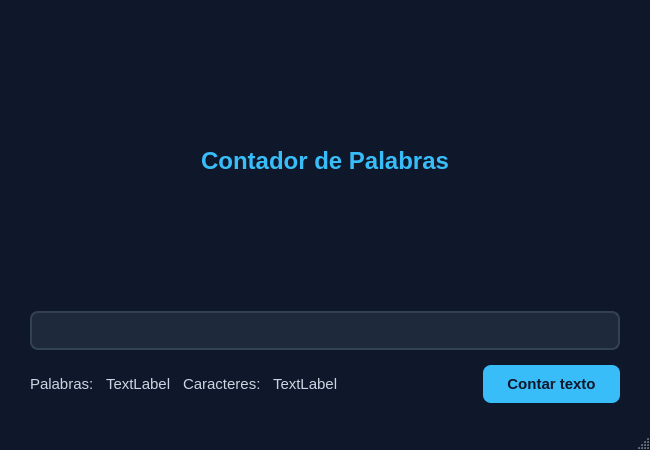
<?xml version="1.0" encoding="UTF-8"?>
<ui version="4.0">
 <class>MainWindow</class>
 <widget class="QMainWindow" name="MainWindow">
  <property name="geometry">
   <rect>
    <x>0</x>
    <y>0</y>
    <width>650</width>
    <height>450</height>
   </rect>
  </property>
  <property name="windowTitle">
   <string>Contador de Palabras y Caracteres</string>
  </property>
  <property name="styleSheet">
   <string notr="true">
    QMainWindow { background-color: #0F172A; }
    QLabel { color: #CBD5E1; font-family: Segoe UI; font-size: 15px; }
    QLabel#label { color: #38BDF8; font-size: 24px; font-weight: bold; }
    QTextEdit { background-color: #1E293B; border: 2px solid #334155; border-radius: 10px; padding: 12px; font-family: Segoe UI; font-size: 15px; color: #F8FAFC; }
    QTextEdit:focus { border: 2px solid #38BDF8; background-color: #0B1120; }
    QLineEdit { background-color: #1E293B; border: 2px solid #334155; border-radius: 8px; padding: 6px; font-weight: bold; color: #10B981; font-size: 18px; }
    QPushButton { background-color: #38BDF8; color: #0F172A; border: none; border-radius: 8px; padding: 10px 24px; font-family: Segoe UI; font-size: 15px; font-weight: bold; }
    QPushButton:hover { background-color: #7DD3FC; }
    QPushButton:pressed { background-color: #0284C7; color: white; }
   </string>
  </property>
  <widget class="QWidget" name="centralwidget">
   <layout class="QVBoxLayout" name="verticalLayout">
    <property name="spacing">
     <number>15</number>
    </property>
    <property name="leftMargin">
     <number>30</number>
    </property>
    <property name="topMargin">
     <number>25</number>
    </property>
    <property name="rightMargin">
     <number>30</number>
    </property>
    <property name="bottomMargin">
     <number>25</number>
    </property>
    <item>
     <widget class="QLabel" name="label">
      <property name="text">
       <string>Contador de Palabras</string>
      </property>
      <property name="alignment">
       <set>Qt::AlignCenter</set>
      </property>
     </widget>
    </item>
    <item>
     <widget class="QLineEdit" name="edtCaracteres"/>
    </item>
    <item>
     <layout class="QHBoxLayout" name="horizontalLayout">
      <property name="spacing">
       <number>12</number>
      </property>
      <item>
       <widget class="QLabel" name="label_2">
        <property name="text">
         <string>Palabras:</string>
        </property>
       </widget>
      </item>
      <item>
       <widget class="QLabel" name="tvPalabras">
        <property name="text">
         <string>TextLabel</string>
        </property>
       </widget>
      </item>
      <item>
       <widget class="QLabel" name="label_3">
        <property name="text">
         <string>Caracteres:</string>
        </property>
       </widget>
      </item>
      <item>
       <widget class="QLabel" name="tvCaracteres">
        <property name="text">
         <string>TextLabel</string>
        </property>
       </widget>
      </item>
      <item>
       <spacer name="horizontalSpacer">
        <property name="orientation">
         <enum>Qt::Horizontal</enum>
        </property>
        <property name="sizeHint" stdset="0">
         <size>
          <width>40</width>
          <height>20</height>
         </size>
        </property>
       </spacer>
      </item>
      <item>
       <widget class="QPushButton" name="btnContar">
        <property name="cursor">
         <cursorShape>PointingHandCursor</cursorShape>
        </property>
        <property name="text">
         <string>Contar texto</string>
        </property>
       </widget>
      </item>
     </layout>
    </item>
   </layout>
  </widget>
  <widget class="QMenuBar" name="menubar">
   <property name="geometry">
    <rect>
     <x>0</x>
     <y>0</y>
     <width>650</width>
     <height>18</height>
    </rect>
   </property>
  </widget>
  <widget class="QStatusBar" name="statusbar"/>
 </widget>
 <resources/>
 <connections/>
</ui>
